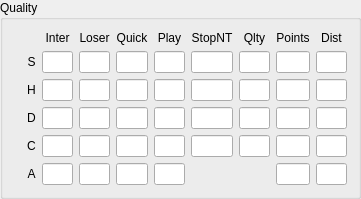
    <widget class="QGroupBox" name="groupBox_2">
     <property name="geometry">
      <rect>
       <x>90</x>
       <y>190</y>
       <width>361</width>
       <height>178</height>
      </rect>
     </property>
     <property name="whatsThis">
      <string>&lt;html&gt;&lt;head/&gt;&lt;body&gt;&lt;p&gt;Quality of cards for the rule&lt;/p&gt;&lt;/body&gt;&lt;/html&gt;</string>
     </property>
     <property name="title">
      <string>Quality</string>
     </property>
     <layout class="QHBoxLayout" name="horizontalLayout_2">
      <item>
       <widget class="QLabel" name="label_23">
        <property name="text">
         <string/>
        </property>
       </widget>
      </item>
      <item>
       <layout class="QGridLayout" name="gridLayout_2">
        <item row="2" column="6">
         <widget class="QLineEdit" name="qltyH">
          <property name="alignment">
           <set>Qt::AlignCenter</set>
          </property>
         </widget>
        </item>
        <item row="2" column="7">
         <widget class="QLineEdit" name="pointsH">
          <property name="alignment">
           <set>Qt::AlignCenter</set>
          </property>
         </widget>
        </item>
        <item row="3" column="0">
         <widget class="QLabel" name="label_20">
          <property name="text">
           <string>D</string>
          </property>
          <property name="alignment">
           <set>Qt::AlignCenter</set>
          </property>
         </widget>
        </item>
        <item row="3" column="1">
         <widget class="QLineEdit" name="interD">
          <property name="alignment">
           <set>Qt::AlignCenter</set>
          </property>
         </widget>
        </item>
        <item row="3" column="3">
         <widget class="QLineEdit" name="quickD">
          <property name="alignment">
           <set>Qt::AlignCenter</set>
          </property>
         </widget>
        </item>
        <item row="3" column="2">
         <widget class="QLineEdit" name="loserD">
          <property name="alignment">
           <set>Qt::AlignCenter</set>
          </property>
         </widget>
        </item>
        <item row="0" column="1">
         <widget class="QLabel" name="label_54">
          <property name="text">
           <string>Inter</string>
          </property>
          <property name="alignment">
           <set>Qt::AlignCenter</set>
          </property>
         </widget>
        </item>
        <item row="0" column="2">
         <widget class="QLabel" name="label_25">
          <property name="text">
           <string>Loser</string>
          </property>
          <property name="alignment">
           <set>Qt::AlignCenter</set>
          </property>
         </widget>
        </item>
        <item row="0" column="3">
         <widget class="QLabel" name="label_26">
          <property name="text">
           <string>Quick</string>
          </property>
          <property name="alignment">
           <set>Qt::AlignCenter</set>
          </property>
         </widget>
        </item>
        <item row="0" column="5">
         <widget class="QLabel" name="label_28">
          <property name="text">
           <string>StopNT</string>
          </property>
          <property name="alignment">
           <set>Qt::AlignCenter</set>
          </property>
         </widget>
        </item>
        <item row="0" column="4">
         <widget class="QLabel" name="label_27">
          <property name="text">
           <string>Play</string>
          </property>
          <property name="alignment">
           <set>Qt::AlignCenter</set>
          </property>
         </widget>
        </item>
        <item row="0" column="6">
         <widget class="QLabel" name="label_29">
          <property name="text">
           <string>Qlty</string>
          </property>
          <property name="alignment">
           <set>Qt::AlignCenter</set>
          </property>
         </widget>
        </item>
        <item row="0" column="7">
         <widget class="QLabel" name="label_38">
          <property name="text">
           <string>Points</string>
          </property>
          <property name="alignment">
           <set>Qt::AlignCenter</set>
          </property>
         </widget>
        </item>
        <item row="1" column="0">
         <widget class="QLabel" name="label_18">
          <property name="text">
           <string>S</string>
          </property>
          <property name="alignment">
           <set>Qt::AlignCenter</set>
          </property>
         </widget>
        </item>
        <item row="1" column="2">
         <widget class="QLineEdit" name="loserS">
          <property name="text">
           <string/>
          </property>
          <property name="alignment">
           <set>Qt::AlignCenter</set>
          </property>
         </widget>
        </item>
        <item row="1" column="1">
         <widget class="QLineEdit" name="interS">
          <property name="text">
           <string/>
          </property>
          <property name="alignment">
           <set>Qt::AlignCenter</set>
          </property>
         </widget>
        </item>
        <item row="1" column="3">
         <widget class="QLineEdit" name="quickS">
          <property name="text">
           <string/>
          </property>
          <property name="alignment">
           <set>Qt::AlignCenter</set>
          </property>
         </widget>
        </item>
        <item row="1" column="4">
         <widget class="QLineEdit" name="playS">
          <property name="text">
           <string/>
          </property>
          <property name="alignment">
           <set>Qt::AlignCenter</set>
          </property>
         </widget>
        </item>
        <item row="1" column="5">
         <widget class="QLineEdit" name="stopNTS">
          <property name="text">
           <string/>
          </property>
          <property name="alignment">
           <set>Qt::AlignCenter</set>
          </property>
         </widget>
        </item>
        <item row="1" column="6">
         <widget class="QLineEdit" name="qltyS">
          <property name="text">
           <string/>
          </property>
          <property name="alignment">
           <set>Qt::AlignCenter</set>
          </property>
         </widget>
        </item>
        <item row="1" column="7">
         <widget class="QLineEdit" name="pointsS">
          <property name="text">
           <string/>
          </property>
          <property name="alignment">
           <set>Qt::AlignCenter</set>
          </property>
         </widget>
        </item>
        <item row="2" column="0">
         <widget class="QLabel" name="label_37">
          <property name="text">
           <string>H</string>
          </property>
          <property name="alignment">
           <set>Qt::AlignCenter</set>
          </property>
         </widget>
        </item>
        <item row="2" column="1">
         <widget class="QLineEdit" name="interH">
          <property name="alignment">
           <set>Qt::AlignCenter</set>
          </property>
         </widget>
        </item>
        <item row="2" column="3">
         <widget class="QLineEdit" name="quickH">
          <property name="alignment">
           <set>Qt::AlignCenter</set>
          </property>
         </widget>
        </item>
        <item row="2" column="2">
         <widget class="QLineEdit" name="loserH">
          <property name="alignment">
           <set>Qt::AlignCenter</set>
          </property>
         </widget>
        </item>
        <item row="2" column="4">
         <widget class="QLineEdit" name="playH">
          <property name="alignment">
           <set>Qt::AlignCenter</set>
          </property>
         </widget>
        </item>
        <item row="2" column="5">
         <widget class="QLineEdit" name="stopNTH">
          <property name="alignment">
           <set>Qt::AlignCenter</set>
          </property>
         </widget>
        </item>
        <item row="5" column="4">
         <widget class="QLineEdit" name="playA">
          <property name="alignment">
           <set>Qt::AlignCenter</set>
          </property>
         </widget>
        </item>
        <item row="5" column="7">
         <widget class="QLineEdit" name="pointsA">
          <property name="alignment">
           <set>Qt::AlignCenter</set>
          </property>
         </widget>
        </item>
        <item row="3" column="4">
         <widget class="QLineEdit" name="playD">
          <property name="alignment">
           <set>Qt::AlignCenter</set>
          </property>
         </widget>
        </item>
        <item row="3" column="5">
         <widget class="QLineEdit" name="stopNTD">
          <property name="alignment">
           <set>Qt::AlignCenter</set>
          </property>
         </widget>
        </item>
        <item row="3" column="6">
         <widget class="QLineEdit" name="qltyD">
          <property name="alignment">
           <set>Qt::AlignCenter</set>
          </property>
         </widget>
        </item>
        <item row="3" column="7">
         <widget class="QLineEdit" name="pointsD">
          <property name="alignment">
           <set>Qt::AlignCenter</set>
          </property>
         </widget>
        </item>
        <item row="4" column="0">
         <widget class="QLabel" name="label_21">
          <property name="text">
           <string>C</string>
          </property>
          <property name="alignment">
           <set>Qt::AlignCenter</set>
          </property>
         </widget>
        </item>
        <item row="4" column="1">
         <widget class="QLineEdit" name="interC">
          <property name="alignment">
           <set>Qt::AlignCenter</set>
          </property>
         </widget>
        </item>
        <item row="4" column="3">
         <widget class="QLineEdit" name="quickC">
          <property name="alignment">
           <set>Qt::AlignCenter</set>
          </property>
         </widget>
        </item>
        <item row="4" column="2">
         <widget class="QLineEdit" name="loserC">
          <property name="alignment">
           <set>Qt::AlignCenter</set>
          </property>
         </widget>
        </item>
        <item row="4" column="7">
         <widget class="QLineEdit" name="pointsC">
          <property name="alignment">
           <set>Qt::AlignCenter</set>
          </property>
         </widget>
        </item>
        <item row="4" column="6">
         <widget class="QLineEdit" name="qltyC">
          <property name="alignment">
           <set>Qt::AlignCenter</set>
          </property>
         </widget>
        </item>
        <item row="4" column="5">
         <widget class="QLineEdit" name="stopNTC">
          <property name="alignment">
           <set>Qt::AlignCenter</set>
          </property>
         </widget>
        </item>
        <item row="4" column="4">
         <widget class="QLineEdit" name="playC">
          <property name="alignment">
           <set>Qt::AlignCenter</set>
          </property>
         </widget>
        </item>
        <item row="5" column="0">
         <widget class="QLabel" name="label_19">
          <property name="text">
           <string>A</string>
          </property>
          <property name="alignment">
           <set>Qt::AlignCenter</set>
          </property>
         </widget>
        </item>
        <item row="5" column="1">
         <widget class="QLineEdit" name="interA">
          <property name="alignment">
           <set>Qt::AlignCenter</set>
          </property>
         </widget>
        </item>
        <item row="5" column="3">
         <widget class="QLineEdit" name="quickA">
          <property name="alignment">
           <set>Qt::AlignCenter</set>
          </property>
         </widget>
        </item>
        <item row="5" column="2">
         <widget class="QLineEdit" name="loserA">
          <property name="alignment">
           <set>Qt::AlignCenter</set>
          </property>
         </widget>
        </item>
        <item row="0" column="8">
         <widget class="QLabel" name="label_40">
          <property name="text">
           <string>Dist</string>
          </property>
          <property name="alignment">
           <set>Qt::AlignCenter</set>
          </property>
         </widget>
        </item>
        <item row="1" column="8">
         <widget class="QLineEdit" name="dpS">
          <property name="text">
           <string/>
          </property>
          <property name="alignment">
           <set>Qt::AlignCenter</set>
          </property>
         </widget>
        </item>
        <item row="2" column="8">
         <widget class="QLineEdit" name="dpH">
          <property name="alignment">
           <set>Qt::AlignCenter</set>
          </property>
         </widget>
        </item>
        <item row="3" column="8">
         <widget class="QLineEdit" name="dpD">
          <property name="alignment">
           <set>Qt::AlignCenter</set>
          </property>
         </widget>
        </item>
        <item row="4" column="8">
         <widget class="QLineEdit" name="dpC">
          <property name="alignment">
           <set>Qt::AlignCenter</set>
          </property>
         </widget>
        </item>
        <item row="5" column="8">
         <widget class="QLineEdit" name="dpA">
          <property name="alignment">
           <set>Qt::AlignCenter</set>
          </property>
         </widget>
        </item>
       </layout>
      </item>
     </layout>
    </widget>
